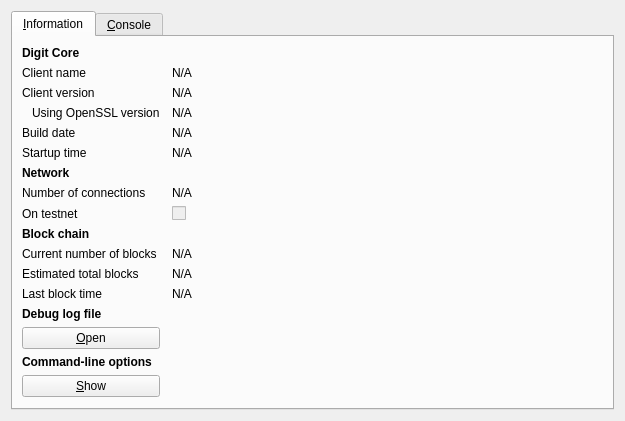
<?xml version="1.0" encoding="UTF-8"?>
<ui version="4.0">
 <class>RPCConsole</class>
 <widget class="QDialog" name="RPCConsole">
  <property name="geometry">
   <rect>
    <x>0</x>
    <y>0</y>
    <width>625</width>
    <height>410</height>
   </rect>
  </property>
  <property name="windowTitle">
   <string>Digit - Debug window</string>
  </property>
  <layout class="QVBoxLayout" name="verticalLayout_2">
   <item>
    <widget class="QTabWidget" name="tabWidget">
     <property name="currentIndex">
      <number>0</number>
     </property>
     <widget class="QWidget" name="tab_info">
      <attribute name="title">
       <string>&amp;Information</string>
      </attribute>
      <layout class="QGridLayout" name="gridLayout" columnstretch="0,1">
       <property name="horizontalSpacing">
        <number>12</number>
       </property>
       <item row="0" column="0">
        <widget class="QLabel" name="label_9">
         <property name="font">
          <font>
           <weight>75</weight>
           <bold>true</bold>
          </font>
         </property>
         <property name="text">
          <string>Digit Core</string>
         </property>
        </widget>
       </item>
       <item row="1" column="0">
        <widget class="QLabel" name="label_5">
         <property name="text">
          <string>Client name</string>
         </property>
        </widget>
       </item>
       <item row="1" column="1">
        <widget class="QLabel" name="clientName">
         <property name="cursor">
          <cursorShape>IBeamCursor</cursorShape>
         </property>
         <property name="text">
          <string>N/A</string>
         </property>
         <property name="textFormat">
          <enum>Qt::PlainText</enum>
         </property>
         <property name="textInteractionFlags">
          <set>Qt::LinksAccessibleByMouse|Qt::TextSelectableByKeyboard|Qt::TextSelectableByMouse</set>
         </property>
        </widget>
       </item>
       <item row="2" column="0">
        <widget class="QLabel" name="label_6">
         <property name="text">
          <string>Client version</string>
         </property>
        </widget>
       </item>
       <item row="2" column="1">
        <widget class="QLabel" name="clientVersion">
         <property name="cursor">
          <cursorShape>IBeamCursor</cursorShape>
         </property>
         <property name="text">
          <string>N/A</string>
         </property>
         <property name="textFormat">
          <enum>Qt::PlainText</enum>
         </property>
         <property name="textInteractionFlags">
          <set>Qt::LinksAccessibleByMouse|Qt::TextSelectableByKeyboard|Qt::TextSelectableByMouse</set>
         </property>
        </widget>
       </item>
       <item row="3" column="0">
        <widget class="QLabel" name="label_14">
         <property name="text">
          <string>Using OpenSSL version</string>
         </property>
         <property name="indent">
          <number>10</number>
         </property>
        </widget>
       </item>
       <item row="3" column="1">
        <widget class="QLabel" name="openSSLVersion">
         <property name="cursor">
          <cursorShape>IBeamCursor</cursorShape>
         </property>
         <property name="text">
          <string>N/A</string>
         </property>
         <property name="textFormat">
          <enum>Qt::PlainText</enum>
         </property>
         <property name="textInteractionFlags">
          <set>Qt::LinksAccessibleByMouse|Qt::TextSelectableByKeyboard|Qt::TextSelectableByMouse</set>
         </property>
        </widget>
       </item>
       <item row="4" column="0">
        <widget class="QLabel" name="label_12">
         <property name="text">
          <string>Build date</string>
         </property>
        </widget>
       </item>
       <item row="4" column="1">
        <widget class="QLabel" name="buildDate">
         <property name="cursor">
          <cursorShape>IBeamCursor</cursorShape>
         </property>
         <property name="text">
          <string>N/A</string>
         </property>
         <property name="textFormat">
          <enum>Qt::PlainText</enum>
         </property>
         <property name="textInteractionFlags">
          <set>Qt::LinksAccessibleByMouse|Qt::TextSelectableByKeyboard|Qt::TextSelectableByMouse</set>
         </property>
        </widget>
       </item>
       <item row="5" column="0">
        <widget class="QLabel" name="label_13">
         <property name="text">
          <string>Startup time</string>
         </property>
        </widget>
       </item>
       <item row="5" column="1">
        <widget class="QLabel" name="startupTime">
         <property name="cursor">
          <cursorShape>IBeamCursor</cursorShape>
         </property>
         <property name="text">
          <string>N/A</string>
         </property>
         <property name="textFormat">
          <enum>Qt::PlainText</enum>
         </property>
         <property name="textInteractionFlags">
          <set>Qt::LinksAccessibleByMouse|Qt::TextSelectableByKeyboard|Qt::TextSelectableByMouse</set>
         </property>
        </widget>
       </item>
       <item row="6" column="0">
        <widget class="QLabel" name="label_11">
         <property name="font">
          <font>
           <weight>75</weight>
           <bold>true</bold>
          </font>
         </property>
         <property name="text">
          <string>Network</string>
         </property>
        </widget>
       </item>
       <item row="7" column="0">
        <widget class="QLabel" name="label_7">
         <property name="text">
          <string>Number of connections</string>
         </property>
        </widget>
       </item>
       <item row="7" column="1">
        <widget class="QLabel" name="numberOfConnections">
         <property name="cursor">
          <cursorShape>IBeamCursor</cursorShape>
         </property>
         <property name="text">
          <string>N/A</string>
         </property>
         <property name="textFormat">
          <enum>Qt::PlainText</enum>
         </property>
         <property name="textInteractionFlags">
          <set>Qt::LinksAccessibleByMouse|Qt::TextSelectableByKeyboard|Qt::TextSelectableByMouse</set>
         </property>
        </widget>
       </item>
       <item row="8" column="0">
        <widget class="QLabel" name="label_8">
         <property name="text">
          <string>On testnet</string>
         </property>
        </widget>
       </item>
       <item row="8" column="1">
        <widget class="QCheckBox" name="isTestNet">
         <property name="enabled">
          <bool>false</bool>
         </property>
         <property name="text">
          <string/>
         </property>
        </widget>
       </item>
       <item row="9" column="0">
        <widget class="QLabel" name="label_10">
         <property name="font">
          <font>
           <weight>75</weight>
           <bold>true</bold>
          </font>
         </property>
         <property name="text">
          <string>Block chain</string>
         </property>
        </widget>
       </item>
       <item row="10" column="0">
        <widget class="QLabel" name="label_3">
         <property name="text">
          <string>Current number of blocks</string>
         </property>
        </widget>
       </item>
       <item row="10" column="1">
        <widget class="QLabel" name="numberOfBlocks">
         <property name="cursor">
          <cursorShape>IBeamCursor</cursorShape>
         </property>
         <property name="text">
          <string>N/A</string>
         </property>
         <property name="textFormat">
          <enum>Qt::PlainText</enum>
         </property>
         <property name="textInteractionFlags">
          <set>Qt::LinksAccessibleByMouse|Qt::TextSelectableByKeyboard|Qt::TextSelectableByMouse</set>
         </property>
        </widget>
       </item>
       <item row="11" column="0">
        <widget class="QLabel" name="label_4">
         <property name="text">
          <string>Estimated total blocks</string>
         </property>
        </widget>
       </item>
       <item row="11" column="1">
        <widget class="QLabel" name="totalBlocks">
         <property name="cursor">
          <cursorShape>IBeamCursor</cursorShape>
         </property>
         <property name="text">
          <string>N/A</string>
         </property>
         <property name="textFormat">
          <enum>Qt::PlainText</enum>
         </property>
         <property name="textInteractionFlags">
          <set>Qt::LinksAccessibleByMouse|Qt::TextSelectableByKeyboard|Qt::TextSelectableByMouse</set>
         </property>
        </widget>
       </item>
       <item row="12" column="0">
        <widget class="QLabel" name="label_2">
         <property name="text">
          <string>Last block time</string>
         </property>
        </widget>
       </item>
       <item row="12" column="1">
        <widget class="QLabel" name="lastBlockTime">
         <property name="cursor">
          <cursorShape>IBeamCursor</cursorShape>
         </property>
         <property name="text">
          <string>N/A</string>
         </property>
         <property name="textFormat">
          <enum>Qt::PlainText</enum>
         </property>
         <property name="textInteractionFlags">
          <set>Qt::LinksAccessibleByMouse|Qt::TextSelectableByKeyboard|Qt::TextSelectableByMouse</set>
         </property>
        </widget>
       </item>
       <item row="13" column="0">
        <spacer name="verticalSpacer_2">
         <property name="orientation">
          <enum>Qt::Vertical</enum>
         </property>
         <property name="sizeHint" stdset="0">
          <size>
           <width>20</width>
           <height>20</height>
          </size>
         </property>
        </spacer>
       </item>
       <item row="14" column="0">
        <widget class="QLabel" name="labelDebugLogfile">
         <property name="font">
          <font>
           <weight>75</weight>
           <bold>true</bold>
          </font>
         </property>
         <property name="text">
          <string>Debug log file</string>
         </property>
        </widget>
       </item>
       <item row="15" column="0">
        <widget class="QPushButton" name="openDebugLogfileButton">
         <property name="toolTip">
          <string>Open the Digit debug log file from the current data directory. This can take a few seconds for large log files.</string>
         </property>
         <property name="text">
          <string>&amp;Open</string>
         </property>
         <property name="autoDefault">
          <bool>false</bool>
         </property>
        </widget>
       </item>
       <item row="16" column="0">
        <widget class="QLabel" name="labelCLOptions">
         <property name="font">
          <font>
           <weight>75</weight>
           <bold>true</bold>
          </font>
         </property>
         <property name="text">
          <string>Command-line options</string>
         </property>
        </widget>
       </item>
       <item row="17" column="0">
        <widget class="QPushButton" name="showCLOptionsButton">
         <property name="toolTip">
          <string>Show the Digit-Qt help message to get a list with possible Digit command-line options.</string>
         </property>
         <property name="text">
          <string>&amp;Show</string>
         </property>
         <property name="autoDefault">
          <bool>false</bool>
         </property>
        </widget>
       </item>
       <item row="18" column="0">
        <spacer name="verticalSpacer">
         <property name="orientation">
          <enum>Qt::Vertical</enum>
         </property>
         <property name="sizeHint" stdset="0">
          <size>
           <width>20</width>
           <height>40</height>
          </size>
         </property>
        </spacer>
       </item>
      </layout>
     </widget>
     <widget class="QWidget" name="tab_console">
      <attribute name="title">
       <string>&amp;Console</string>
      </attribute>
      <layout class="QVBoxLayout" name="verticalLayout_3">
       <property name="spacing">
        <number>3</number>
       </property>
       <item>
        <widget class="QTextEdit" name="messagesWidget">
         <property name="minimumSize">
          <size>
           <width>0</width>
           <height>100</height>
          </size>
         </property>
         <property name="readOnly">
          <bool>true</bool>
         </property>
         <property name="tabKeyNavigation" stdset="0">
          <bool>false</bool>
         </property>
         <property name="columnCount" stdset="0">
          <number>2</number>
         </property>
        </widget>
       </item>
       <item>
        <layout class="QHBoxLayout" name="horizontalLayout">
         <property name="spacing">
          <number>3</number>
         </property>
         <item>
          <widget class="QLabel" name="label">
           <property name="text">
            <string notr="true">&gt;</string>
           </property>
          </widget>
         </item>
         <item>
          <widget class="QLineEdit" name="lineEdit"/>
         </item>
         <item>
          <widget class="QPushButton" name="clearButton">
           <property name="maximumSize">
            <size>
             <width>24</width>
             <height>24</height>
            </size>
           </property>
           <property name="toolTip">
            <string>Clear console</string>
           </property>
           <property name="text">
            <string/>
           </property>
           <property name="icon">
            <iconset resource="../bitcoin.qrc">
             <normaloff>:/icons/remove</normaloff>:/icons/remove</iconset>
           </property>
           <property name="shortcut">
            <string notr="true">Ctrl+L</string>
           </property>
           <property name="autoDefault">
            <bool>false</bool>
           </property>
          </widget>
         </item>
        </layout>
       </item>
      </layout>
     </widget>
    </widget>
   </item>
  </layout>
 </widget>
 <resources>
  <include location="../bitcoin.qrc"/>
 </resources>
 <connections/>
</ui>
